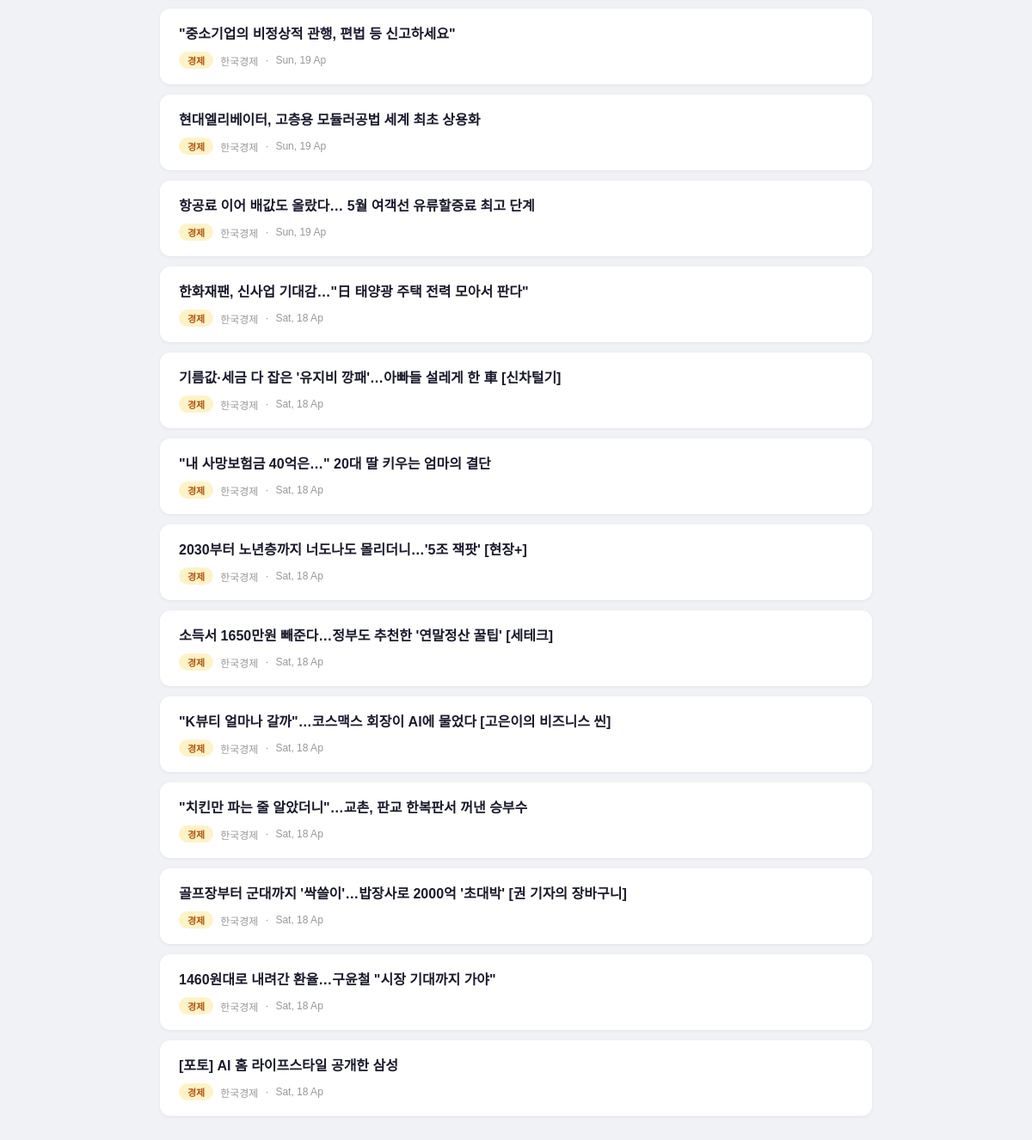
Before: / (lower part) with the older database file.
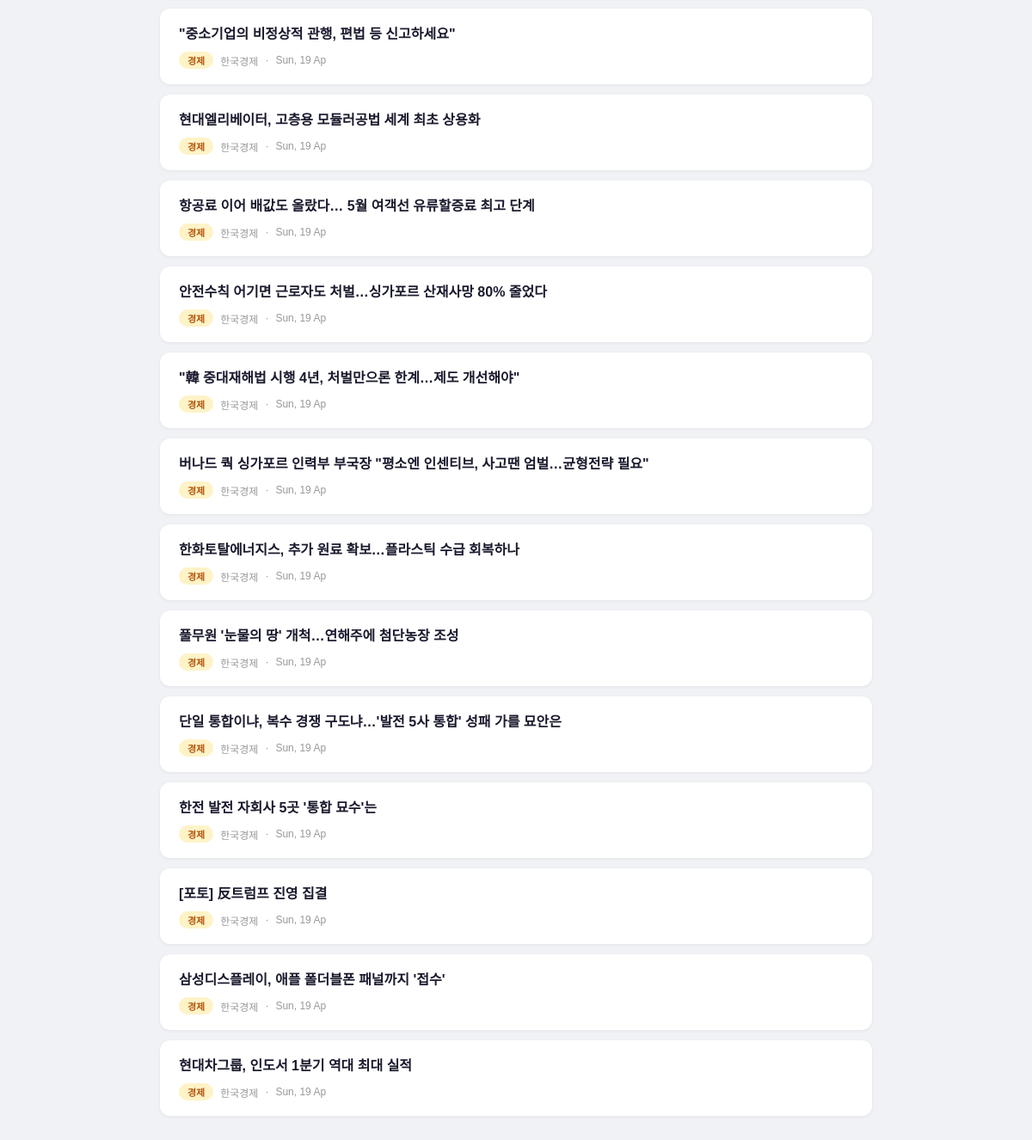
After: the same page with the newer database file.
### tables this page shows
CREATE TABLE articles (
            id       INTEGER PRIMARY KEY AUTOINCREMENT,
            title    TEXT NOT NULL,
            link     TEXT,
            source   TEXT,
            category TEXT,
            date     TEXT
        );

### app.py (the view)
@app.route("/")
def index():
    articles = get_articles()
    return render_template("index.html", articles=articles)

### app.py (called while the page is built)
def get_articles(category=None):
    conn = sqlite3.connect(DB)
    c = conn.cursor()
    if category:
        c.execute("SELECT id, title, link, source, category, date FROM articles WHERE category=? ORDER BY date DESC LIMIT 20", (category,))
    else:
        c.execute("SELECT id, title, link, source, category, date FROM articles ORDER BY date DESC LIMIT 20")
    rows = c.fetchall()
    conn.close()
    return [{"id": r[0], "title": r[1], "link": r[2], "source": r[3], "category": r[4], "date": r[5]} for r in rows]

### templates/index.html (shortened to what this page needs)
<!DOCTYPE html>
<html lang="ko">
<head>
</head>
<body>
<div class="container">
  <div id="articleList">
    {% for article in articles %}
    <div class="article-card" data-category="{{ article['category'] }}">
      <h3><a href="{{ article['link'] }}" target="_blank" rel="noreferrer">{{ article['title'] }}</a></h3>
      <div class="meta">
        <span class="badge {{ article['category'] }}">{{ article['category'] }}</span>
        <span>{{ article['source'] }}</span>
        <span>·</span>
        <span>{{ article['date'] }}</span>
      </div>
    </div>
    {% endfor %}
  </div>
</div>
</body>
</html>

Changed rows visible on the page:
no longer on this page (row unchanged): articles: title "한화재팬, 신사업 기대감…\"日 태양광 주택 전력 모아서 판다\"", category "경제", source "한국경제", date "Sat, 18 Ap"
no longer on this page (row unchanged): articles: title "기름값·세금 다 잡은 '유지비 깡패'…아빠들 설레게 한 車 [신차털기]", category "경제", source "한국경제", date "Sat, 18 Ap"
no longer on this page (row unchanged): articles: title "\"내 사망보험금 40억은…\" 20대 딸 키우는 엄마의 결단", category "경제", source "한국경제", date "Sat, 18 Ap"
no longer on this page (row unchanged): articles: title "2030부터 노년층까지 너도나도 몰리더니…'5조 잭팟' [현장+]", category "경제", source "한국경제", date "Sat, 18 Ap"
no longer on this page (row unchanged): articles: title "소득서 1650만원 빼준다…정부도 추천한 '연말정산 꿀팁' [세테크]", category "경제", source "한국경제", date "Sat, 18 Ap"
no longer on this page (row unchanged): articles: title "\"K뷰티 얼마나 갈까\"…코스맥스 회장이 AI에 물었다 [고은이의 비즈니스 씬]", category "경제", source "한국경제", date "Sat, 18 Ap"
no longer on this page (row unchanged): articles: title "\"치킨만 파는 줄 알았더니\"…교촌, 판교 한복판서 꺼낸 승부수", category "경제", source "한국경제", date "Sat, 18 Ap"
no longer on this page (row unchanged): articles: title "골프장부터 군대까지 '싹쓸이'…밥장사로 2000억 '초대박' [권 기자의 장바구니]", category "경제", source "한국경제", date "Sat, 18 Ap"
no longer on this page (row unchanged): articles: title "1460원대로 내려간 환율…구윤철 \"시장 기대까지 가야\"", category "경제", source "한국경제", date "Sat, 18 Ap"
no longer on this page (row unchanged): articles: title "[포토] AI 홈 라이프스타일 공개한 삼성", category "경제", source "한국경제", date "Sat, 18 Ap"
added articles: title "안전수칙 어기면 근로자도 처벌…싱가포르 산재사망 80% 줄었다", category "경제", source "한국경제", date "Sun, 19 Ap"
added articles: title "\"韓 중대재해법 시행 4년, 처벌만으론 한계…제도 개선해야\"", category "경제", source "한국경제", date "Sun, 19 Ap"
added articles: title "버나드 쿽 싱가포르 인력부 부국장 \"평소엔 인센티브, 사고땐 엄벌…균형전략 필요\"", category "경제", source "한국경제", date "Sun, 19 Ap"
added articles: title "한화토탈에너지스, 추가 원료 확보…플라스틱 수급 회복하나", category "경제", source "한국경제", date "Sun, 19 Ap"
added articles: title "풀무원 '눈물의 땅' 개척…연해주에 첨단농장 조성", category "경제", source "한국경제", date "Sun, 19 Ap"
added articles: title "단일 통합이냐, 복수 경쟁 구도냐…'발전 5사 통합' 성패 가를 묘안은", category "경제", source "한국경제", date "Sun, 19 Ap"
added articles: title "한전 발전 자회사 5곳 '통합 묘수'는", category "경제", source "한국경제", date "Sun, 19 Ap"
added articles: title "[포토] 反트럼프 진영 집결", category "경제", source "한국경제", date "Sun, 19 Ap"
added articles: title "삼성디스플레이, 애플 폴더블폰 패널까지 '접수'", category "경제", source "한국경제", date "Sun, 19 Ap"
added articles: title "현대차그룹, 인도서 1분기 역대 최대 실적", category "경제", source "한국경제", date "Sun, 19 Ap"
